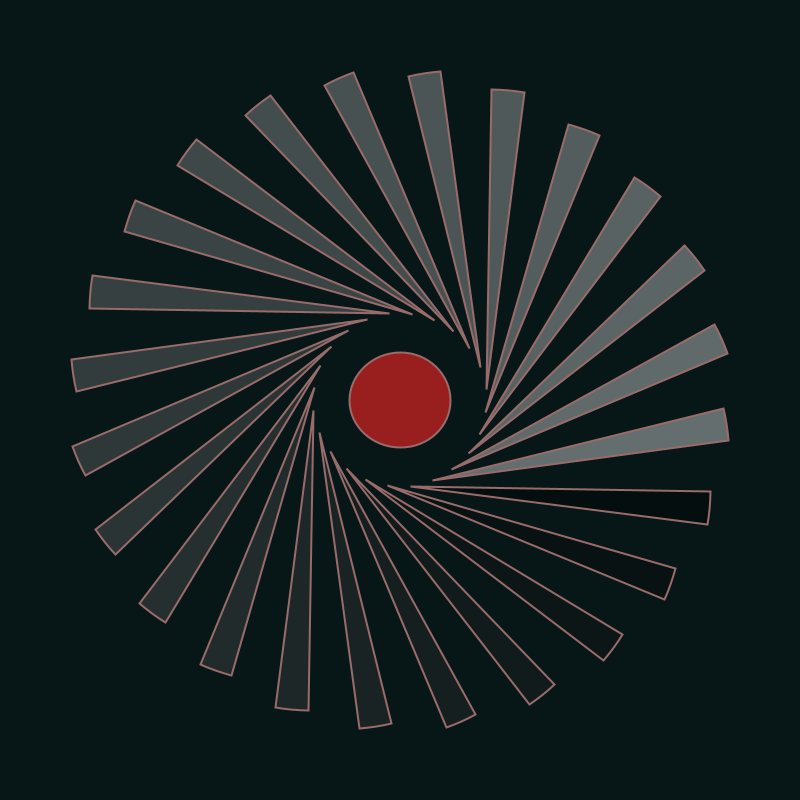
Frame 1 (no input)
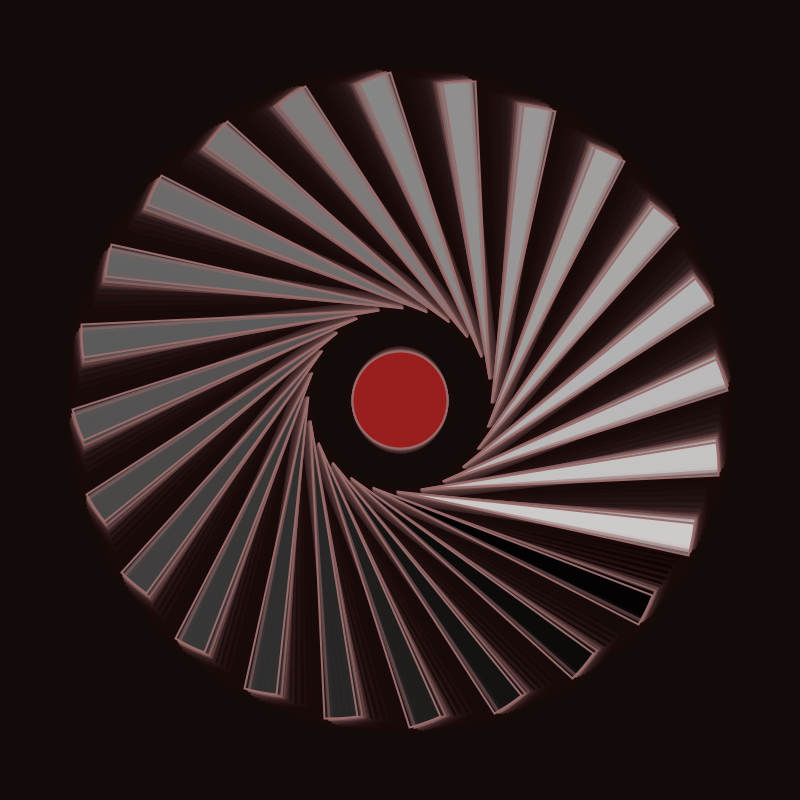
Frame 60 (the mouse pressed at the canvas centre just before this capture)
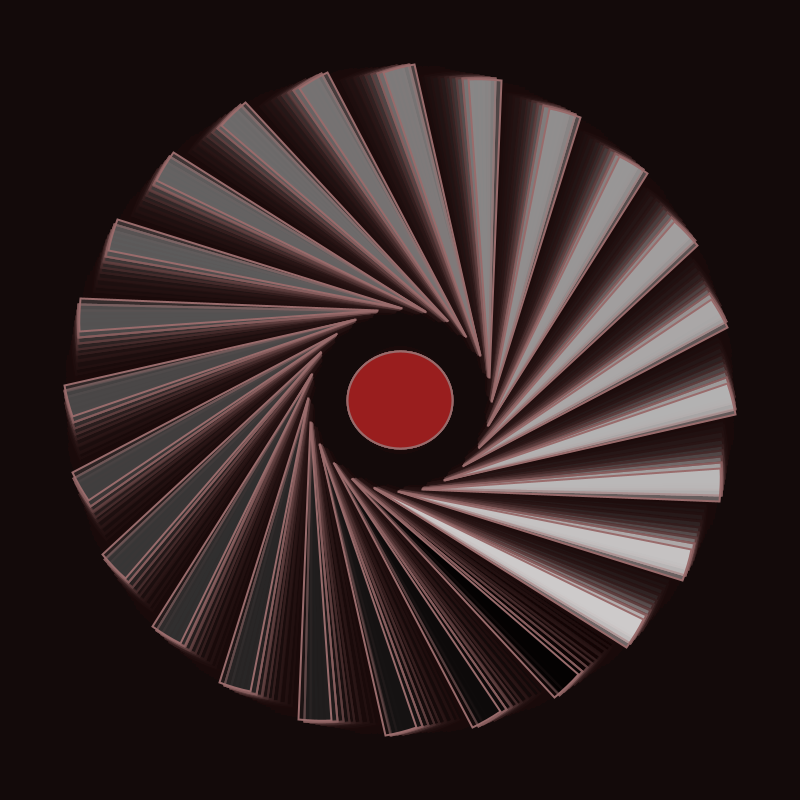
Frame 120 (the mouse held since frame 60 and released just before this capture)

The Processing sketch that drew these frames (run headless with seeded random() and noise(); from frame 60 on, the mouse is pressed at the canvas centre):

// Processing sketch: eye
// ── eye.pde
float colors[];
color cor;

void setup(){
 size(800,800);
 colorMode(HSB,360,100,100);
 background(color(180,80,10));
 colors = new float[24];
}

void draw(){
 color main_c = color(360,80,10);
 float f1 = 1;
 noStroke();
 fill(main_c,35);
 rect(0,0,width,height);
 float dx = noise(14+ frameCount * 0.02);
 float dy = noise(15+ frameCount * 0.03);
 
 for(int i = 0;i<24;i++){
  colors[i] =  f1;
  f1+=15;
 }
 
 strokeWeight(2);
 stroke(color(0,30,60));
 for(float c : colors){
   cor = color(c, 100);
        fill(cor);
        pushMatrix();
        translate(height / 2, width / 2);
        rotate(radians(frameCount / 3));
        rotate(radians(c));
        arc(
            map(dx, 0, 1, 0, 20),
            map(dy, 0, 1, 80, 110),
            600, 500,
            0,
            PI / 24,
            PIE
        );
        popMatrix();
 }
 
 pushMatrix();
    translate(height / 2, width / 2);
    fill(color(0, 80, 60));
    ellipse(0, 0, map(dx, 0, 1, 90, 110), map(dy, 0, 1, 90, 110));
    popMatrix();
 
  
}
